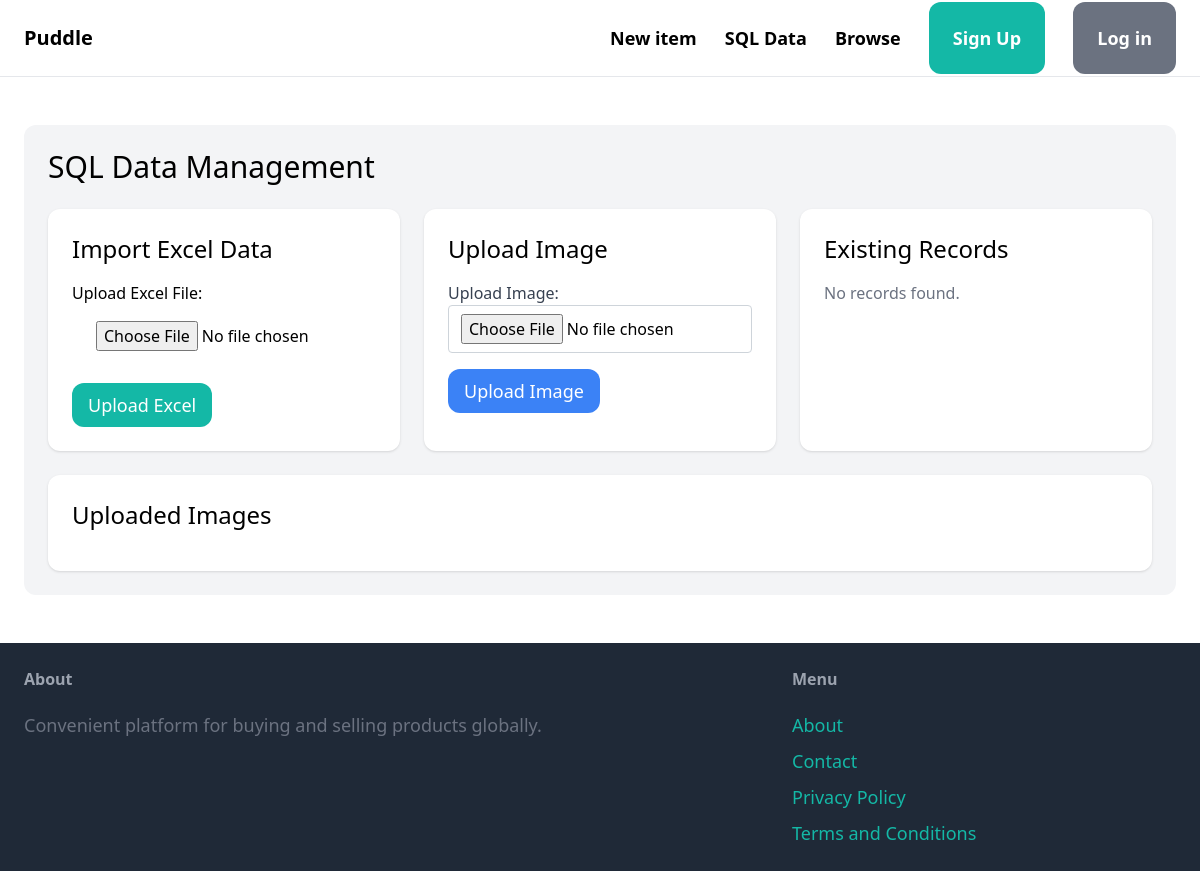
/sql-data/, run on an earlier commit of the app's database.
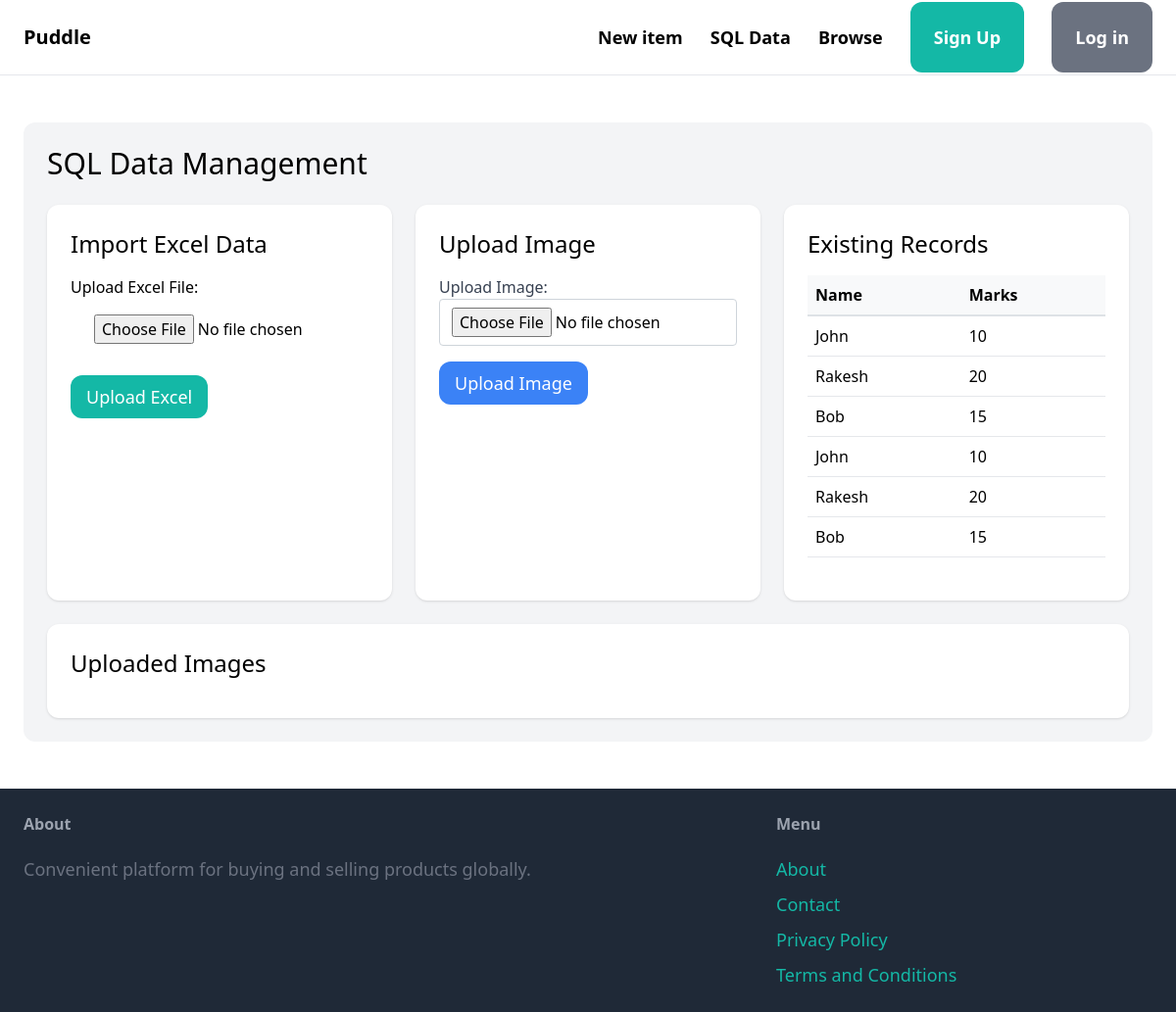
And on a later commit of the database.
### item/models.py (models this page shows, shortened)
class Person(models.Model):
    name = models.CharField(max_length=100)
    marks = models.CharField(max_length=100)
    image = models.ImageField(upload_to='person_images/', blank=True, null=True)

### core/views.py (the view)
# urls.py: path('sql-data/', views.sql_data, name='sql_data'),
def sql_data(request):
    if request.method == 'POST':
        form = ExcelUploadForm(request.POST, request.FILES)
        if form.is_valid():
            if 'excel_file' in request.FILES:
                excel_file = request.FILES['excel_file']
                try:
                    df = pd.read_excel(excel_file)
                    columns = df.columns.tolist()
                    print("Excel columns:", columns)
                    name_col = None
                    marks_col = None
                    for col in columns:
                        if col.lower() == 'name':
                            name_col = col
                        elif col.lower() == 'marks':
                            marks_col = col
                    if not name_col or not marks_col:
                        missing_cols = []
                        if not name_col:
                            missing_cols.append("'name'")
                        if not marks_col:
                            missing_cols.append("'marks'")
                        error_msg = f"Excel file must contain columns: {' and '.join(missing_cols)}. Found columns: {', '.join(columns)}"
                        messages.error(request, error_msg)
                        return redirect('core:sql_data')
                    for index, row in df.iterrows():
                        Person.objects.create(
                            name=str(row[name_col]),
                            marks=str(row[marks_col])
                        )
                    messages.success(request, f'Successfully imported {len(df)} records from Excel!')
                except Exception as e:
                    messages.error(request, f'Error importing Excel data: {str(e)}. Please ensure your Excel file has "name" and "marks" columns.')
            if 'image' in request.FILES:
                image_file = request.FILES['image']
                try:
                    UploadedImage.objects.create(image=image_file)
                    messages.success(request, 'Image uploaded successfully!')
                except Exception as e:
                    messages.error(request, f'Error uploading image: {str(e)}')
            return redirect('core:sql_data')
    else:
        form = ExcelUploadForm()
    records = Person.objects.all()
    images = UploadedImage.objects.all()
    return render(request, 'core/sql_data.html', {
        'form': form,
        'records': records,
        'images': images
    })

### core/forms.py
class ExcelUploadForm(forms.Form):
    excel_file = forms.FileField(
        label='Upload Excel File',
        widget=forms.FileInput(attrs={
            'class': 'w-full py-4 px-6 rounded',
            'accept': '.xlsx, .xls'
        })
    )
    image = forms.ImageField(
        label='Upload Image',
        widget=forms.FileInput(attrs={
            'class': 'w-full py-4 px-6 rounded',
            'accept': 'image/*'
        })
    )

### core/templates/core/sql_data.html (shortened to what this page needs)
{% extends 'core/base.html' %}
{% block content %}
<div class="w-full my-6 mx-auto p-6 bg-gray-100 rounded-xl">
    <h1 class="mb-6 text-3xl">SQL Data Management</h1>
    <div class="grid grid-cols-1 md:grid-cols-3 gap-6">
        <div class="bg-white p-6 rounded-xl shadow">
            <h2 class="text-2xl mb-4">Import Excel Data</h2>
            <form method="post" enctype="multipart/form-data">
                <div class="mb-4">
                    {{ form.excel_file.label_tag }}
                    {{ form.excel_file }}
                </div>
                <button type="submit" class="py-2 px-4 text-lg bg-teal-500 hover:bg-teal-700 rounded-xl text-white">
                    Upload Excel
                </button>
            </form>
        </div>
        <div class="bg-white p-6 rounded-xl shadow">
            <h2 class="text-2xl mb-4">Upload Image</h2>
            <form method="post" enctype="multipart/form-data" action="{% url 'core:sql_data' %}">
                <div class="mb-4">
                    <label class="block text-gray-700">Upload Image:</label>
                    <input type="file" name="image" accept="image/*" class="form-control-file">
                </div>
                <button type="submit" class="py-2 px-4 text-lg bg-blue-500 hover:bg-blue-700 rounded-xl text-white">
                    Upload Image
                </button>
            </form>
        </div>
        <div class="bg-white p-6 rounded-xl shadow">
            <h2 class="text-2xl mb-4">Existing Records</h2>
            {% if records %}
                <div class="overflow-x-auto">
                    <table class="w-full">
                        <thead class="bg-gray-100">
                            <tr>
                                <th class="p-2 text-left">Name</th>
                                <th class="p-2 text-left">Marks</th>
                            </tr>
                        </thead>
                        <tbody>
                            {% for record in records %}
                                <tr class="border-b hover:bg-gray-50">
                                    <td class="p-2">{{ record.name }}</td>
                                    <td class="p-2">{{ record.marks }}</td>
                                </tr>
                            {% endfor %}
                        </tbody>
                    </table>
                </div>
            {% else %}
                <p class="text-gray-500">No records found.</p>
            {% endif %}
        </div>
    </div>
    <div class="mt-6 bg-white p-6 rounded-xl shadow">
        <h2 class="text-2xl mb-4">Uploaded Images</h2>
    </div>
</div>
{% endblock %}

What changed in the data, as far as the page shows it:
added Person: name "John", marks "10"
added Person: name "Rakesh", marks "20"
added Person: name "Bob", marks "15"
added Person: name "John", marks "10"
added Person: name "Rakesh", marks "20"
added Person: name "Bob", marks "15"
Also different on the page:
text no longer shown: "No records found."
text now shown: "Name Marks"
